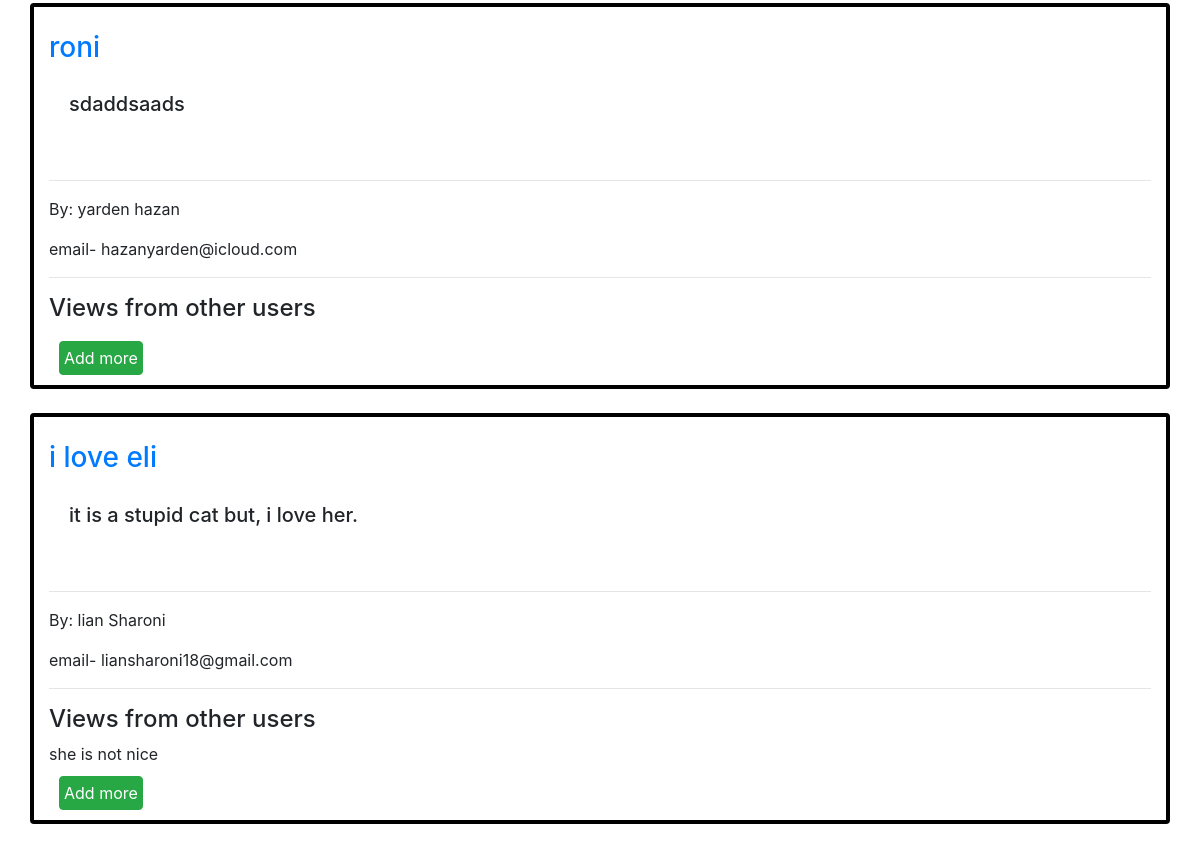
Page /Category/ThreadForum/ (lower part) on the earlier database version.
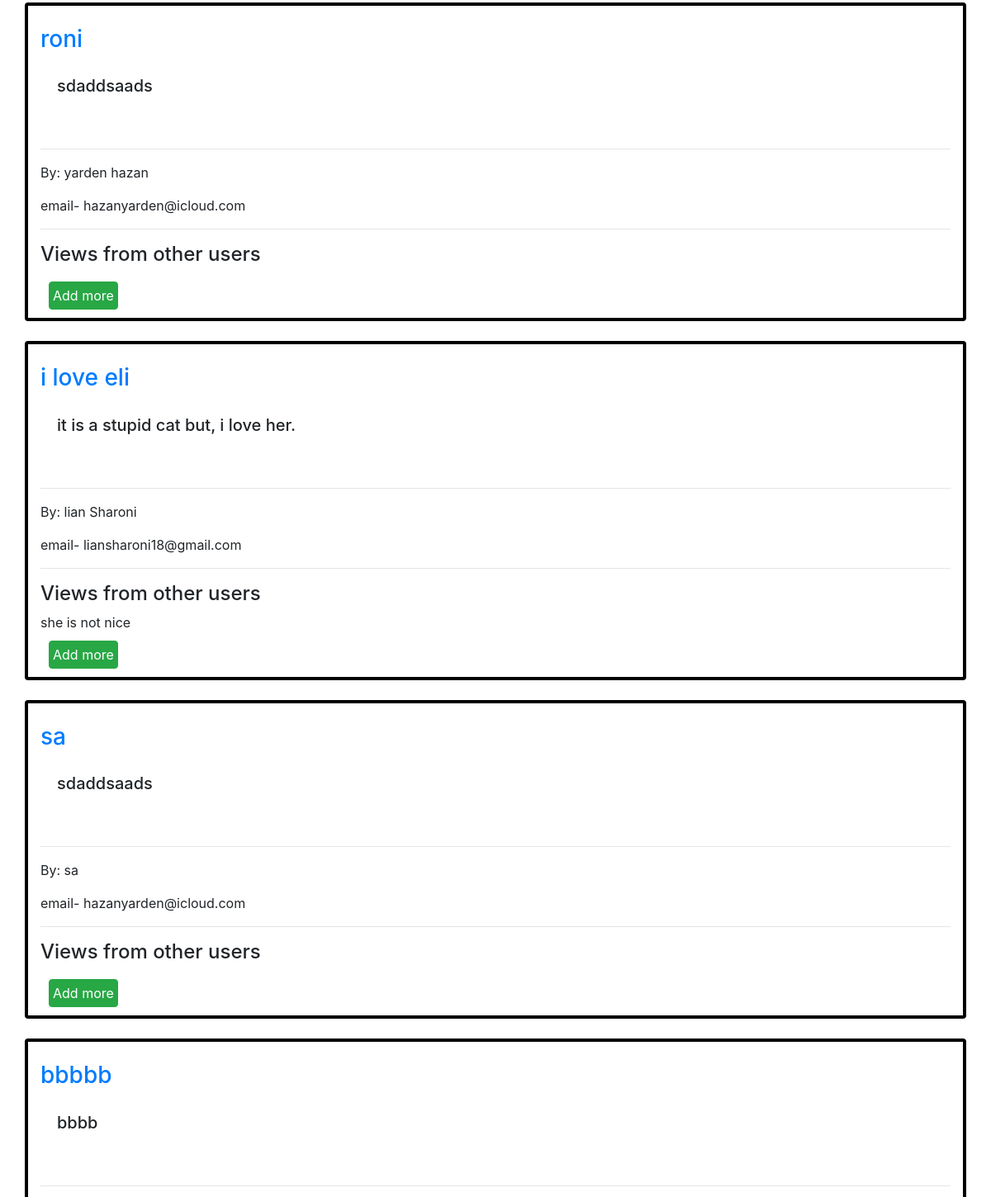
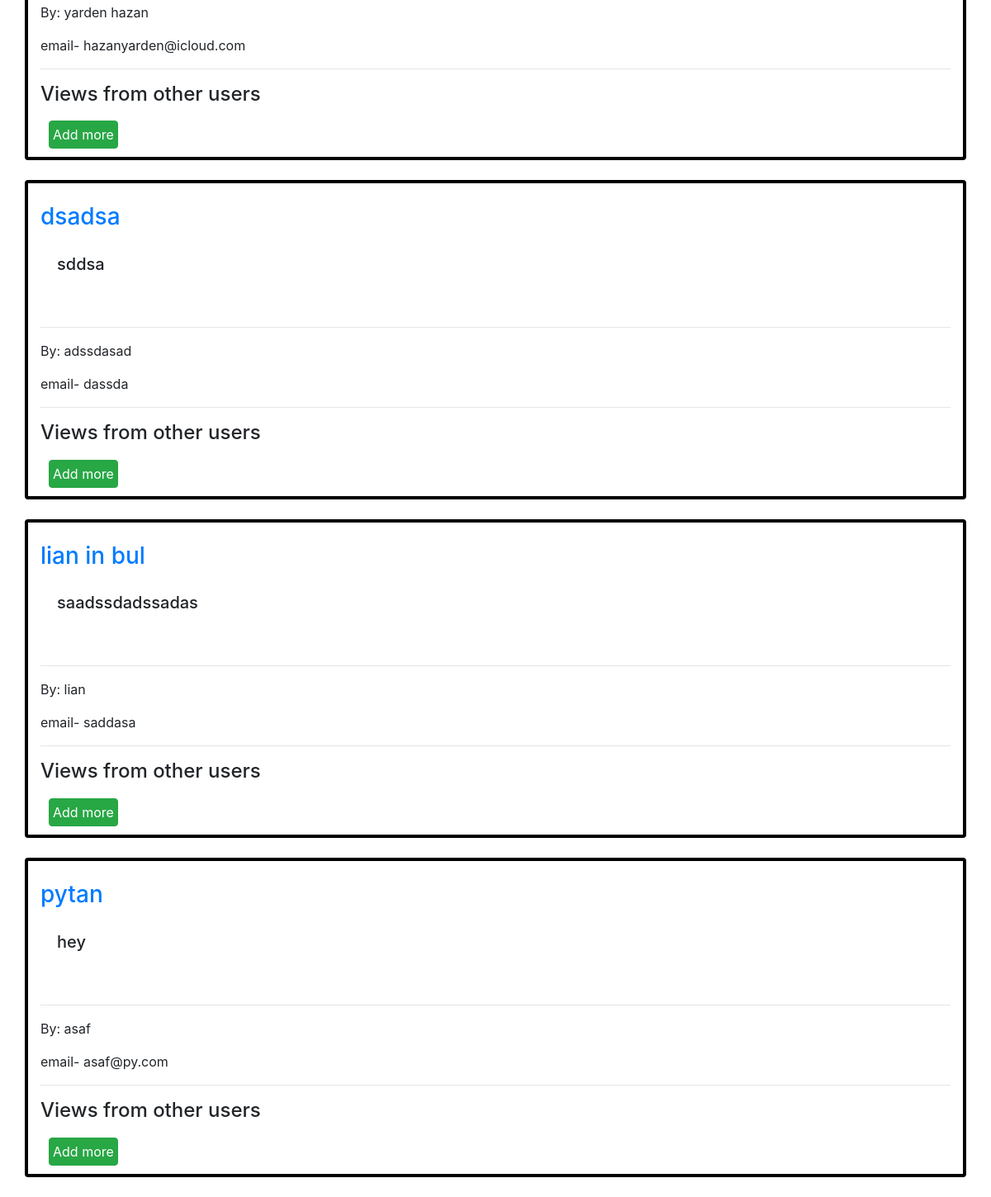
Same page on the later database version (2 pictures, top to bottom).
### Discussion_Forum/models.py (models this page shows, shortened)
class forum(models.Model):
    name = models.CharField(max_length=200, default="anonymous")
    email = models.CharField(max_length=200, null=True)
    topic = models.CharField(max_length=300)
    description = models.CharField(max_length=1000, blank=True)
    link = models.CharField(max_length=100, null=True)
    date_created = models.DateTimeField(auto_now_add=True, null=True)

class Discussion(models.Model):
    forum = models.ForeignKey(forum, blank=True, on_delete=models.CASCADE)
    discuss = models.CharField(max_length=1000)

### Discussion_Forum/views.py (the view)
# urls.py: 2. Add a URL to urlpatterns:  path('', views.home, name='home')
def home(request):
    forums = forum.objects.all()
    count = forums.count()
    discussions = []
    for i in forums:
        discussions.append(i.discussion_set.all())
    context = {'forums': forums,
               'count': count,
               'discussions': discussions}
    return render(request, 'home.html', context)

### template/home.html (shortened to what this page needs)
{% load static %}
<!DOCTYPE html>
<html lang="en">
<head>
    <link rel="stylesheet" href="https://stackpath.bootstrapcdn.com/bootstrap/4.5.0/css/bootstrap.min.css"0>
</head>
<body>
            {%for forum in forums %}
                <div class="card box container">
                    <br>
                    <h5 class="card-title">
                        <a href='{{forum.link}}'><h3>{{forum.topic}}</h3></a>
                        <div class="card-body container">
                                <p>{{forum.description}}</p>
                            </h5>
                            <hr>
                            <p> By: {{forum.name}}</p>
                            email- {{forum.email}}
                            <hr>
                            <h4>Views from other users</h4>
                            {%for discuss in discussions%}
                            {%for objs in discuss%}
                            {% if objs.forum == forum %}
                               {{objs.discuss}}
                               <br>
                            {% endif %}
                            {%endfor%}
                            {%endfor%}
                            <form method="POST" action="{% url 'addInDiscussion' %}">
                            <button class="btn btn-success" style="width:fit-content; padding: 4px; margin:10px;">Add more</button>
                            </form>
                        </div>
            <br>
            {%endfor%}
</body>
</html>

Differences in the rows shown:
added forum: topic "sa", description "sdaddsaads", name "sa", email "hazanyarden@icloud.com"
added forum: topic "bbbbb", description "bbbb", name "yarden hazan", email "hazanyarden@icloud.com"
added forum: topic "dsadsa", description "sddsa", name "adssdasad", email "dassda"
added forum: topic "lian in bul", description "saadssdadssadas", name "lian", email "saddasa"
added forum: topic "pytan", description "hey", name "asaf", email "asaf@py.com"
